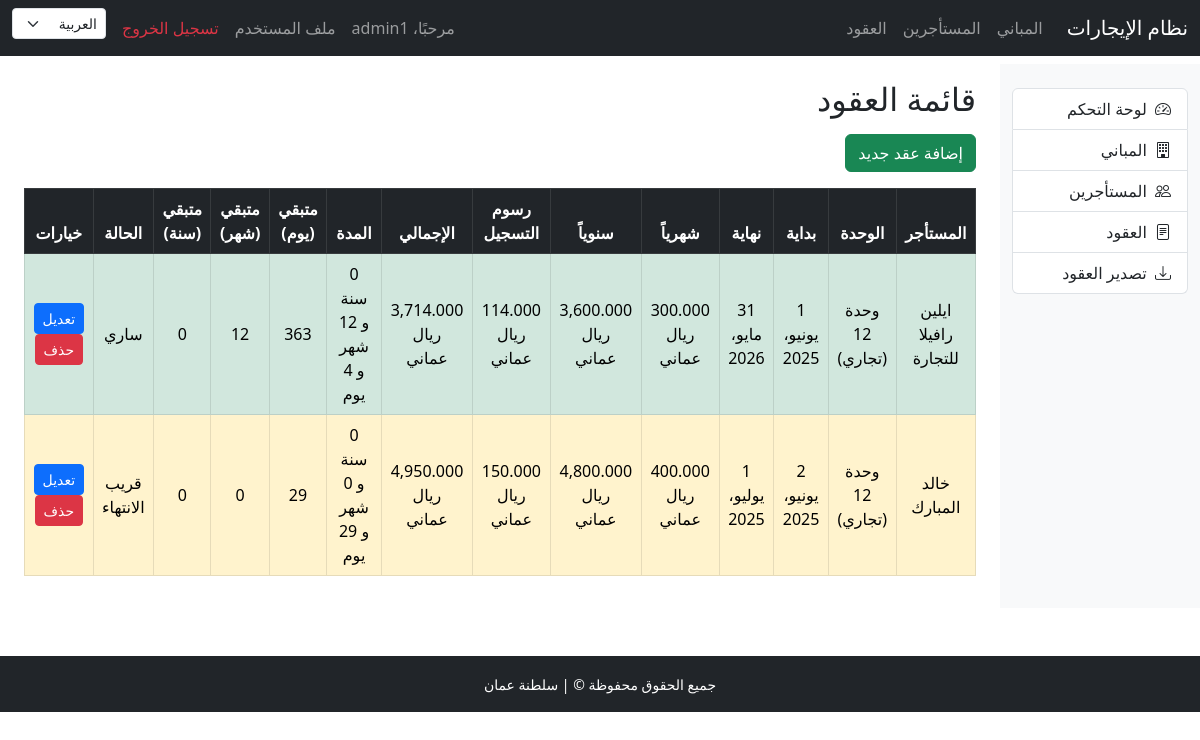
The page /ar/contracts/ (signed in) on the database its author committed.
### contracts/models.py (models this page shows, shortened)
class Contract(models.Model):
  tenant = models.ForeignKey(
    'tenants.Tenant',
    on_delete=models.CASCADE,
    verbose_name=_("المستأجر")
  )
  unit = models.ForeignKey(
    'buildings.Unit',
    on_delete=models.CASCADE,
    verbose_name=_("الوحدة")
  )
  start_date = models.DateField(
    default=date.today,
    verbose_name=_("تاريخ البداية")
  )
  end_date = models.DateField(
    verbose_name=_("تاريخ النهاية")
  )
  monthly_rent = models.DecimalField(
    max_digits=10,
    decimal_places=3,
    verbose_name=_("الإيجار الشهري (ريال عماني)")
  )
  class Meta:
    verbose_name = _("عقد")
    verbose_name_plural = _("العقود")
  @property
  def yearly_rent_total(self):
    return self.monthly_rent * 12
  @property
  def registration_fee(self):
    base = self.yearly_rent_total
    commission = base * COMMISSION_RATE
    return commission + OFFICE_FEE + ADMIN_FEE
  @property
  def total_amount(self):
    return self.yearly_rent_total + self.registration_fee
  def format_omr(self, amount):
    return f"{amount:,.3f} ريال عماني"
  @property
  def total_amount_display(self):
    return self.format_omr(self.total_amount)
  @property
  def monthly_rent_display(self):
    return self.format_omr(self.monthly_rent)
  @property
  def yearly_rent_total_display(self):
    return self.format_omr(self.yearly_rent_total)
  @property
  def registration_fee_display(self):
    return self.format_omr(self.registration_fee)
  @property
  def remaining_days(self):
    today = date.today()
    delta = self.end_date - today
    return max(0, delta.days)
  @property
  def remaining_months(self):
    return self.remaining_days // 30
  @property
  def remaining_years(self):
    return self.remaining_days // 365
  @property
  def is_expired(self):
    return date.today() > self.end_date
  @property
  def status_color(self):
    days = self.remaining_days
    if days <= 0:
      return "red"
    elif days <= 30:
      return "orange"
    return "green"
  @property
  def contract_duration(self):
    delta = self.end_date - self.start_date
    years = delta.days // 365
    months = (delta.days % 365) // 30
    days = (delta.days % 365) % 30
    return f"{years} سنة و {months} شهر و {days} يوم"

### tenants/models.py (models this page shows, shortened)
class Tenant(models.Model):
  full_name = models.CharField(
    max_length=255,
    verbose_name=_("الاسم الكامل")
  )
  national_id = models.CharField(
    max_length=20,
    unique=True,
    verbose_name=_("رقم الهوية الوطنية")
  )
  phone = models.CharField(
    max_length=20,
    verbose_name=_("رقم الهاتف")
  )
  email = models.EmailField(
    blank=True,
    null=True,
    verbose_name=_("البريد الإلكتروني")
  )
  address = models.TextField(
    verbose_name=_("العنوان")
  )
  class Meta:
    verbose_name = _("مستأجر")
    verbose_name_plural = _("المستأجرين")

### buildings/models.py (models this page shows)
class Unit(models.Model):
  floor = models.ForeignKey(
    Floor,
    on_delete=models.CASCADE,
    related_name='units',
    verbose_name=_("الطابق")
  )
  unit_number = models.CharField(
    max_length=10,
    verbose_name=_("رقم الوحدة")
  )
  is_commercial = models.BooleanField(
    default=False,
    verbose_name=_("هل تجارية؟")
  )
  class Meta:
    verbose_name = _("وحدة")
    verbose_name_plural = _("الوحدات")
  def __str__(self):
    return f"وحدة {self.unit_number} ({'تجاري' if self.is_commercial else 'سكني'})"

### contracts/views.py (the view)
# urls.py: path('', ContractListView.as_view(), name='contract_list'),
class ContractListView(LoginRequiredMixin, ListView):
  model = Contract
  template_name = 'contracts/contract_list.html'
  context_object_name = 'contracts'

### templates/contracts/contract_list.html (shortened to what this page needs)
{% extends 'base.html' %}
{% load i18n %}
{% block content %}
<h2 class="mb-3">{% trans "قائمة العقود" %}</h2>
<a href="{% url 'contract_add' %}" class="btn btn-success mb-3">{% trans "إضافة عقد جديد" %}</a>
<table class="table table-hover table-bordered align-middle text-center">
    <thead class="table-dark">
    <tr>
        <th>{% trans "المستأجر" %}</th>
        <th>{% trans "الوحدة" %}</th>
        <th>{% trans "بداية" %}</th>
        <th>{% trans "نهاية" %}</th>
        <th>{% trans "شهرياً" %}</th>
        <th>{% trans "سنوياً" %}</th>
        <th>{% trans "رسوم التسجيل" %}</th>
        <th>{% trans "الإجمالي" %}</th>
        <th>{% trans "المدة" %}</th>
        <th>{% trans "متبقي (يوم)" %}</th>
        <th>{% trans "متبقي (شهر)" %}</th>
        <th>{% trans "متبقي (سنة)" %}</th>
        <th>{% trans "الحالة" %}</th>
        <th>{% trans "خيارات" %}</th>
    </tr>
    </thead>
    <tbody>
    {% for contract in object_list %}
    <tr
        {% if contract.status_color == 'red' %}
        class="table-danger"
        {% elif contract.status_color == 'orange' %}
        class="table-warning"
        {% else %}
        class="table-success"
        {% endif %}>
        <td>{{ contract.tenant.full_name }}</td>
        <td>{{ contract.unit }}</td>
        <td>{{ contract.start_date }}</td>
        <td>{{ contract.end_date }}</td>
        <td>{{ contract.monthly_rent_display }}</td>
        <td>{{ contract.yearly_rent_total_display }}</td>
        <td>{{ contract.registration_fee_display }}</td>
        <td>{{ contract.total_amount_display }}</td>
        <td>{{ contract.contract_duration }}</td>
        <td>{{ contract.remaining_days }}</td>
        <td>{{ contract.remaining_months }}</td>
        <td>{{ contract.remaining_years }}</td>
        <td>
          {% if contract.is_expired %}
            منتهي
            {% elif contract.status_color == 'orange' %}
            قريب الانتهاء
            {% else %}
            ساري
            {% endif %}
        </td>
        <td>
            <a href="{% url 'contract_edit' contract.id %}" class="btn btn-primary btn-sm">{% trans "تعديل" %}</a>
            <a href="{% url 'contract_delete' contract.id %}" class="btn btn-danger btn-sm">{% trans "حذف" %}</a>
        </td>
    </tr>
        {% empty %}
        <tr>
            <td colspan="9">{% trans "لا توجد عقود" %}</td>
        </tr>
    {% endfor %}
    </tbody>
</table>
{% endblock %}

### templates/includes/navbar.html (shortened to what this page needs)
<nav class="navbar navbar-expand-lg navbar-dark bg-dark">
  <div class="container-fluid">
    <a class="navbar-brand" href="{% url 'dashboard' %}">نظام الإيجارات</a>
    <div class="collapse navbar-collapse" id="navbarSupportedContent">
      <ul class="navbar-nav me-auto mb-2 mb-lg-0">
        {% if user.is_authenticated %}
        <li class="nav-item"><a class="nav-link" href="{% url 'building_list' %}">المباني</a></li>
        <li class="nav-item"><a class="nav-link" href="{% url 'tenant_list' %}">المستأجرين</a></li>
        <li class="nav-item"><a class="nav-link" href="{% url 'contract_list' %}">العقود</a></li>
        {% endif %}
      </ul>
      <ul class="navbar-nav">
        {% if user.is_authenticated %}
        <li class="nav-item">
          <span class="nav-link">مرحبًا، {{ user.username }}</span>
        </li>
        <li class="nav-item">
          <a class="nav-link" href="{% url 'profile' %}">ملف المستخدم</a>
        </li>
        <li class="nav-item">
          <a class="nav-link text-danger" href="{% url 'logout' %}">تسجيل الخروج</a>
        </li>
        {% else %}
        <li class="nav-item">
          <a class="nav-link" href="{% url 'login' %}">تسجيل الدخول</a>
        </li>
        {% endif %}
        <li class="nav-item">
          <form action="{% url 'set_language' %}" method="post" class="d-flex align-items-center">
            <select name="language" onchange="this.form.submit()" class="form-select form-select-sm ms-2">
              <option value="ar" {% if LANGUAGE_CODE == 'ar' %}selected{% endif %}>العربية</option>
            </select>
          </form>
        </li>
      </ul>
    </div>
  </div>
</nav>

### rows shown on the page
Contract: tenant.full_name "ايلين رافيلا للتجارة", unit "وحدة 12 (تجاري)", start_date "1 يونيو، 2025", end_date "31 مايو، 2026", monthly_rent_display "300.000 ريال عماني", yearly_rent_total_display "3,600.000 ريال عماني", registration_fee_display "114.000 ريال عماني", total_amount_display "3,714.000 ريال عماني", contract_duration "0 سنة و 12 شهر و 4 يوم", remaining_days "363", remaining_months "12", remaining_years "0", shows "ساري"
Contract: tenant.full_name "خالد المبارك", unit "وحدة 12 (تجاري)", start_date "2 يونيو، 2025", end_date "1 يوليو، 2025", monthly_rent_display "400.000 ريال عماني", yearly_rent_total_display "4,800.000 ريال عماني", registration_fee_display "150.000 ريال عماني", total_amount_display "4,950.000 ريال عماني", contract_duration "0 سنة و 0 شهر و 29 يوم", remaining_days "29", remaining_months "0", remaining_years "0", shows "قريب الانتهاء"

### other values the page prints
{{ user.username }} "admin1"
